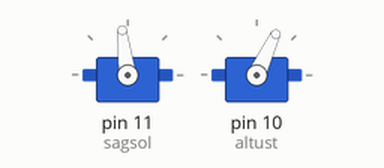
This sketch was run on a simulated Arduino Uno, built with avr-gcc and run on an emulated ATmega328P. On the bench: 2 × servo.

Above: at 0.05 s.
At 0.7 s:
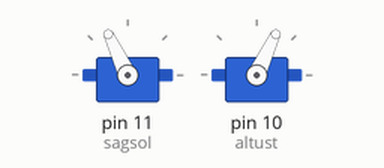
At 1.6 s:
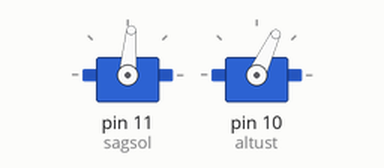
At 3.55 s:
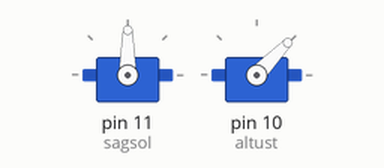
Timing chart, 0 to 5.4 s (numbered marks = the images above):
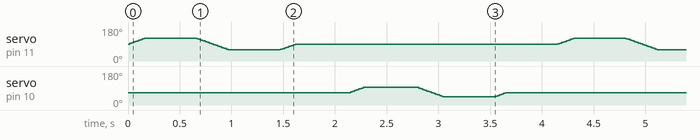

The sketch:

GOZHAREKETI.ino
```cpp
#include <Servo.h> //KÜTÜPHANEYİ ÇAĞIRDIK.
int sagsol = 11; //hor, kendi kartına göre değiştir.
int altust = 10; //ver, servo çıkışı değiştir.

Servo horServo; // Horizontal servo (left tot right) //YATAY HAREKET SAĞ-SOL
 Servo verServo; // Vertical servo (Up and down)     //DİKEY HAREKET ALT-SÜT

// Change these settings to your own setup and preferences. //SAĞ SOL HAREKET AYARLARINI DEĞİŞTİREBİLİRSİNİZ.
 int horServoPin = sagsol;
 int horMaxLeft = 60; // Maximum servo position Left //SOLA GİTME AÇISI
 int horMid = 90; // Middle servo position horizontal //ORTA NOKTA AÇISI
 int horMaxRight = 120; // Maximum servo position Right //SAĞA GİTME AÇISI
 int horStep = 1; // Step size for position horizontal // 1 ER AÇI İLERLE YAPAR

int verServoPin = altust; //ÜST ALT HAREKET AYARLARINI DEĞİŞTİREBİLİRSİNİZ.
 int verMaxUp = 45; // Maximum servo position Up //YUKARI GİTME AÇISI
 int verMid = 65; // Middle servo position vertical //ORTA NOKTA AÇISI
 int verMaxDown = 95; // Maximum servo position Down //AŞAĞI GİTME AÇISI
 int verStep = 1; // Step size for position vertical //1 ER AÇI İLERLEME YAPAR

int delaySpeed = 500; // time between the movement //HAREKETLER ARASI BEKLEME SÜRESİ
 int pos = 0; // variable to store the servo position //POSİZYON TANIMLANDI 0 DEĞİŞGENİ.
 int positionwait = 5; // variable to wait for the servo to reach the position //HAREKETİ TAMAMLAMA SÜRESİ

 //(TANIMLAMALARIMIZI GİRDİK.)

void setup()
 {
 horServo.attach(sagsol); // attaches the servo on horzontal pin //TETİKLEME UÇLARI.
 verServo.attach(altust); // attaches the servo on vertical pin

horServo.write(horMid); // Put horizontal servo in neutral position //GÖZÜ KARŞIYA BAKMASINI SAĞLIYORUZ.
 verServo.write(verMid); // Put vertical servo in neutral position
 }

 //(BİR KERE ÇALIŞTIRILAN YÜKLEME KODLARIMIZI YAZDIK.)

void loop()
 {

// Look right //SAĞA BAKMA KODU
 for(pos = horMid; pos <= horMaxRight; pos += horStep)
 {
 horServo.write(pos);
 delay(positionwait);
 }
 delay(delaySpeed);

// Look left //SOLA BAKMA KODU
 for(pos = horMaxRight; pos>=horMaxLeft; pos-=horStep)
 {
 horServo.write(pos);
 delay(positionwait);
 }
 delay(delaySpeed);

// Look neutral //KARŞIYA BAKMA KODU
 for(pos = horMaxLeft; pos<=horMid; pos+=horStep)
 {
 horServo.write(pos);
 delay(positionwait);
 }
 delay(delaySpeed);

// Look Up //YUKARI BAKMA KODU
 for(pos = verMid; pos <= verMaxDown; pos += verStep)
 {
 verServo.write(pos);
 delay(positionwait);
 }
 delay(delaySpeed);

// Look down //AŞAĞI BAKMA KODU
 for(pos = verMaxDown; pos>=verMaxUp; pos-=verStep)
 {
 verServo.write(pos);
 delay(positionwait);
 }
 delay(delaySpeed);

//Look neutral //KARŞIYA BAKMA KODU.
 for(pos = verMaxUp; pos <= verMid; pos += verStep)
 {
 verServo.write(pos);
 delay(positionwait);
 }
 delay(delaySpeed);
 }
```
